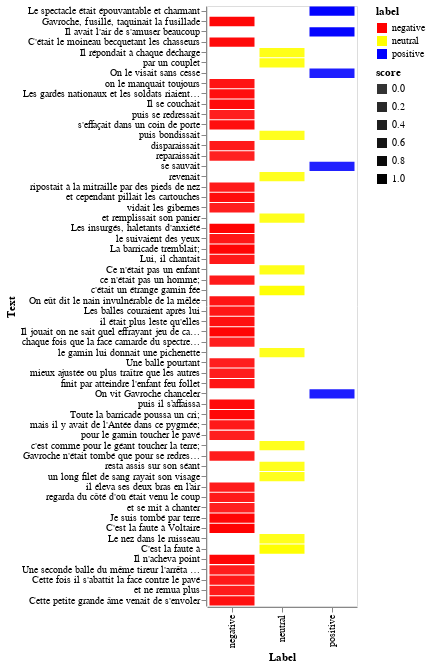

The notebook cell this image was saved under:
### Code cell
df = pd.DataFrame({
  'text': ["Le spectacle était épouvantable et charmant", "Gavroche, fusillé, taquinait la fusillade",  
           "Il avait l'air de s'amuser beaucoup", "C'était le moineau becquetant les chasseurs",
           "Il répondait à chaque décharge", "par un couplet", "On le visait sans cesse",
           "on le manquait toujours", "Les gardes nationaux et les soldats riaient en l'ajustant", 
           "Il se couchait", "puis se redressait", "s'effaçait dans un coin de porte",
           "puis bondissait", "disparaissait", "reparaissait", "se sauvait", "revenait",
           "ripostait à la mitraille par des pieds de nez", "et cependant pillait les cartouches",
           "vidait les gibernes", "et remplissait son panier", "Les insurgés, haletants d'anxiété",
           "le suivaient des yeux", "La barricade tremblait;", "Lui, il chantait",  
           "Ce n'était pas un enfant", "ce n'était pas un homme;", "c'était un étrange gamin fée",
           "On eût dit le nain invulnérable de la mêlée", "Les balles couraient après lui",
           "il était plus leste qu'elles", "Il jouait on ne sait quel effrayant jeu de cache-cache avec la mort;",
           "chaque fois que la face camarde du spectre s'approchait",
           "le gamin lui donnait une pichenette", "Une balle pourtant",
           "mieux ajustée ou plus traître que les autres", "finit par atteindre l'enfant feu follet",
           "On vit Gavroche chanceler", "puis il s’affaissa", "Toute la barricade poussa un cri;",
           "mais il y avait de l'Antée dans ce pygmée;", "pour le gamin toucher le pavé",
           "c'est comme pour le géant toucher la terre;", "Gavroche n'était tombé que pour se redresser; il", 
           "resta assis sur son séant", "un long filet de sang rayait son visage",
           "il éleva ses deux bras en l’air", "regarda du côté d'où était venu le coup",
           "et se mit à chanter", "Je suis tombé par terre", "C'est la faute à Voltaire",
           "Le nez dans le ruisseau", "C'est la faute à", "Il n'acheva point",
           "Une seconde balle du même tireur l'arrêta court",
           "Cette fois il s'abattit la face contre le pavé", "et ne remua plus",
           "Cette petite grande âme venait de s'envoler"],
           
  'label': ['positive', 'negative', 'positive', 'negative', 'neutral', 'neutral', 
            'positive', 'negative', 'negative', 'negative', 'negative', 'negative', 
            'neutral', 'negative', 'negative', 'positive', 'neutral', 'negative', 
            'negative', 'negative', 'neutral', 'negative', 'negative', 'negative', 
            'negative', 'neutral', 'negative', 'neutral', 'negative', 'negative', 
            'negative', 'negative', 'negative', 'neutral', 'negative', 'negative', 
            'negative', 'positive', 'negative', 'negative', 'negative', 'negative', 
            'neutral', 'negative', 'neutral', 'neutral', 'negative', 'negative', 
            'negative', 'negative', 'negative', 'neutral', 'neutral', 'negative', 
            'negative', 'negative', 'negative', 'negative'],
            
  'score': [0.943457, 0.887135, 0.901779, 0.795272, 0.550428, 0.541630, 0.413179, 
            0.613897, 0.705909, 0.793753, 0.420739, 0.722869, 0.415614, 0.478407, 
            0.353580, 0.350029, 0.377874, 0.490187, 0.753360, 0.403735, 0.424990, 
            0.935065, 0.542796, 0.894321, 0.509921, 0.512246, 0.495888, 0.878073, 
            0.591483, 0.559884, 0.683789, 0.901326, 0.382701, 0.419271, 0.415556, 
            0.445173, 0.608906, 0.415800, 0.788411, 0.851386, 0.507984, 0.407572, 
            0.417629, 0.433103, 0.411866, 0.414654, 0.472125, 0.494336, 0.373227, 
            0.876672, 0.952087, 0.458830, 0.956367, 0.889711, 0.431022, 0.531520, 
            0.479124, 0.685550]}
)

# # Define color scale for positive values (blue shades)
# blue_scale = alt.Scale(domain=(0, 1), range=["#f0f9e8", "#a1d76a", "#31a354", "#006d2c"])

# # Define color scale for negative values (red shades)
# red_scale = alt.Scale(domain=(0, 1), range=["#fef0d9", "#fdcc8a", "#fc8d59", "#d7301f"])

# # Define color scale for neutral values (yellow shades)
# yellow_scale = alt.Scale(domain=(0, 1), range=["#ffffcc", "#ffeda0", "#fed976", "#feb24c"])

# # Create the Altair chart
# heatmap = alt.Chart(df).mark_bar().encode(
#     y=alt.Y('text:N', title='Text', sort=None),
#     x=alt.X('label:N', title='Label', sort=['negative', 'neutral', 'positive']),
#     color=alt.Color('label:N', scale=alt.Scale(domain=['negative', 'neutral', 'positive'], range=['red', 'yellow', 'blue'])),
#     opacity=alt.Opacity('score:Q', scale=alt.Scale(scheme='viridis')),
#     tooltip=['text', 'label', 'score']
# ).properties(
#     width=600,
#     height=600
# )

#this resulted in an all-orange affair: 
# # Create a quantile scale for color to get natural breaks
# color_scale = alt.Scale(
#     domain=[0, 0.2, 0.4, 0.6, 0.8, 1],
#     range=['#f0f8ff', '#faebd7', '#cd5c5c', '#ff4500', '#8b0000', '#800000']
# )

# # Create the Altair chart
# heatmap = alt.Chart(df).mark_bar().encode(
#     y=alt.Y('text:N', title='Text', sort=None),
#     x=alt.X('label:N', title='Label', sort=['negative', 'neutral', 'positive']),
#     color=alt.Color('score:Q', scale=color_scale),
#     tooltip=['text', 'label', 'score']
# ).properties(
#     width=600,
#     height=600
# )



# Define color mappings
color_scale = alt.Scale(domain=['negative', 'neutral', 'positive'],
                        range=['red', 'yellow', 'blue'])
opacity_scale = alt.Scale(domain=[0, 1], range=[0.8, 1])

# Create the Altair chart
heatmap = alt.Chart(df).mark_bar().encode(
    y=alt.Y('text:N', title='Text', sort=None),
    x=alt.X('label:N', title='Label', sort=['negative', 'neutral', 'positive']),
    color=alt.Color('label:N', scale=color_scale),
    opacity=alt.Opacity('score:Q', scale=opacity_scale),
    tooltip=['text', 'label', 'score']
).properties(
    width=150,
    height=600
).facet(
    column=alt.Column('dummy:N', header=None),  # Create a dummy column to align all bars in a single column
).transform_calculate(
    dummy="'All'"  # A dummy value to create a single column
)

heatmap.configure_view(strokeOpacity=0)  # Remove gridlines and axis ticks

heatmap

### Figure 1 — Vega-Lite specification as saved in the notebook (floating-point values rounded to 4 significant figures)
{"config": {"view": {"continuousWidth": 300, "continuousHeight": 300}}, "data": {"name": "data-3ec4487d306fa7c7e56dce6c7b565521"}, "facet": {"column": {"field": "dummy", "header": null, "type": "nominal"}}, "spec": {"mark": {"type": "bar"}, "encoding": {"color": {"field": "label", "scale": {"domain": ["negative", "neutral", "positive"], "range": ["red", "yellow", "blue"]}, "type": "nominal"}, "opacity": {"field": "score", "scale": {"domain": [0, 1], "range": [0.8, 1]}, "type": "quantitative"}, "tooltip": [{"field": "text", "type": "nominal"}, {"field": "label", "type": "nominal"}, {"field": "score", "type": "quantitative"}], "x": {"field": "label", "sort": ["negative", "neutral", "positive"], "title": "Label", "type": "nominal"}, "y": {"field": "text", "sort": null, "title": "Text", "type": "nominal"}}, "height": 600, "width": 150}, "transform": [{"calculate": "'All'", "as": "dummy"}], "$schema": "https://vega.github.io/schema/vega-lite/v5.8.0.json", "datasets": {"data-3ec4487d306fa7c7e56dce6c7b565521": [{"text": "Le spectacle était épouvantable et charmant", "label": "positive", "score": 0.9435}, {"text": "Gavroche, fusillé, taquinait la fusillade", "label": "negative", "score": 0.8871}, {"text": "Il avait l'air de s'amuser beaucoup", "label": "positive", "score": 0.9018}, {"text": "C'était le moineau becquetant les chasseurs", "label": "negative", "score": 0.7953}, {"text": "Il répondait à chaque décharge", "label": "neutral", "score": 0.5504}, {"text": "par un couplet", "label": "neutral", "score": 0.5416}, {"text": "On le visait sans cesse", "label": "positive", "score": 0.4132}, {"text": "on le manquait toujours", "label": "negative", "score": 0.6139}, {"text": "Les gardes nationaux et les soldats riaient en l'ajustant", "label": "negative", "score": 0.7059}, {"text": "Il se couchait", "label": "negative", "score": 0.7938}, {"text": "puis se redressait", "label": "negative", "score": 0.4207}, {"text": "s'effaçait dans un coin de porte", "label": "negative", "score": 0.7229}, {"text": "puis bondissait", "label": "neutral", "score": 0.4156}, {"text": "disparaissait", "label": "negative", "score": 0.4784}, {"text": "reparaissait", "label": "negative", "score": 0.3536}, {"text": "se sauvait", "label": "positive", "score": 0.35}, {"text": "revenait", "label": "neutral", "score": 0.3779}, {"text": "ripostait à la mitraille par des pieds de nez", "label": "negative", "score": 0.4902}, {"text": "et cependant pillait les cartouches", "label": "negative", "score": 0.7534}, {"text": "vidait les gibernes", "label": "negative", "score": 0.4037}, {"text": "et remplissait son panier", "label": "neutral", "score": 0.425}, {"text": "Les insurgés, haletants d'anxiété", "label": "negative", "score": 0.9351}, {"text": "le suivaient des yeux", "label": "negative", "score": 0.5428}, {"text": "La barricade tremblait;", "label": "negative", "score": 0.8943}, {"text": "Lui, il chantait", "label": "negative", "score": 0.5099}, {"text": "Ce n'était pas un enfant", "label": "neutral", "score": 0.5122}, {"text": "ce n'était pas un homme;", "label": "negative", "score": 0.4959}, {"text": "c'était un étrange gamin fée", "label": "neutral", "score": 0.8781}, {"text": "On eût dit le nain invulnérable de la mêlée", "label": "negative", "score": 0.5915}, {"text": "Les balles couraient après lui", "label": "negative", "score": 0.5599}, {"text": "il était plus leste qu'elles", "label": "negative", "score": 0.6838}, {"text": "Il jouait on ne sait quel effrayant jeu de cache-cache avec la mort;", "label": "negative", "score": 0.9013}, {"text": "chaque fois que la face camarde du spectre s'approchait", "label": "negative", "score": 0.3827}, {"text": "le gamin lui donnait une pichenette", "label": "neutral", "score": 0.4193}, {"text": "Une balle pourtant", "label": "negative", "score": 0.4156}, {"text": "mieux ajustée ou plus traître que les autres", "label": "negative", "score": 0.4452}, {"text": "finit par atteindre l'enfant feu follet", "label": "negative", "score": 0.6089}, {"text": "On vit Gavroche chanceler", "label": "positive", "score": 0.4158}, {"text": "puis il s’affaissa", "label": "negative", "score": 0.7884}, {"text": "Toute la barricade poussa un cri;", "label": "negative", "score": 0.8514}, {"text": "mais il y avait de l'Antée dans ce pygmée;", "label": "negative", "score": 0.508}, {"text": "pour le gamin toucher le pavé", "label": "negative", "score": 0.4076}, {"text": "c'est comme pour le géant toucher la terre;", "label": "neutral", "score": 0.4176}, {"text": "Gavroche n'était tombé que pour se redresser; il", "label": "negative", "score": 0.4331}, {"text": "resta assis sur son séant", "label": "neutral", "score": 0.4119}, {"text": "un long filet de sang rayait son visage", "label": "neutral", "score": 0.4147}, {"text": "il éleva ses deux bras en l’air", "label": "negative", "score": 0.4721}, {"text": "regarda du côté d'où était venu le coup", "label": "negative", "score": 0.4943}, {"text": "et se mit à chanter", "label": "negative", "score": 0.3732}, {"text": "Je suis tombé par terre", "label": "negative", "score": 0.8767}, {"text": "C'est la faute à Voltaire", "label": "negative", "score": 0.9521}, {"text": "Le nez dans le ruisseau", "label": "neutral", "score": 0.4588}, {"text": "C'est la faute à", "label": "neutral", "score": 0.9564}, {"text": "Il n'acheva point", "label": "negative", "score": 0.8897}, {"text": "Une seconde balle du même tireur l'arrêta court", "label": "negative", "score": 0.431}, {"text": "Cette fois il s'abattit la face contre le pavé", "label": "negative", "score": 0.5315}, {"text": "et ne remua plus", "label": "negative", "score": 0.4791}, {"text": "Cette petite grande âme venait de s'envoler", "label": "negative", "score": 0.6855}]}}
